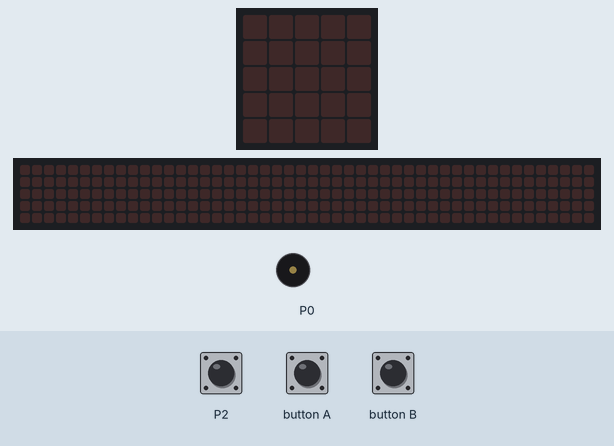
This program was run on a simulated BBC micro:bit (MakeCode). On the bench: the board's 5×5 LED display, a strip that is not on the board, showing the scrolling text unrolled, buzzer (waves = sounding). The inputs (shaded band) are chosen by the test bench. The 48×5 strip is a reading aid, not a part: it shows the text the display is scrolling, unrolled, one strip-width of it at a time.

Above: at 1.2 s.
1.3 s: button B pressed for 0.15 s
At 3.92 s:
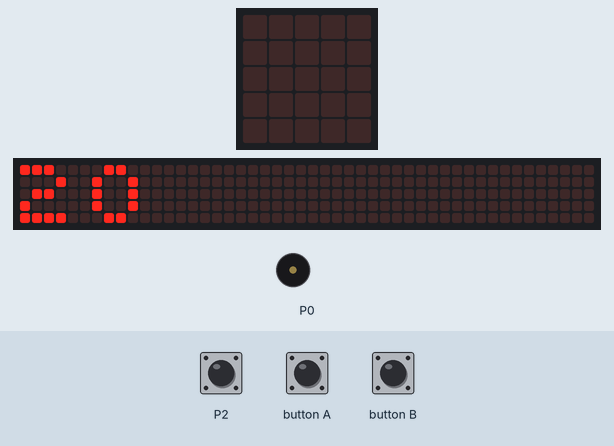
4.3 s: button A pressed for 0.15 s
At 5.1 s:
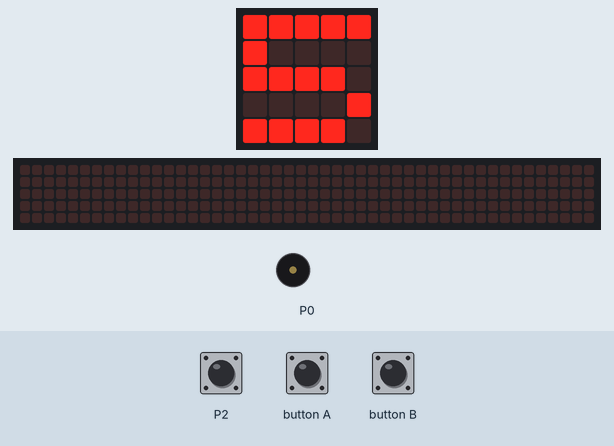
7.4 s: touch pin P2 pressed for 0.15 s
At 10.0 s:
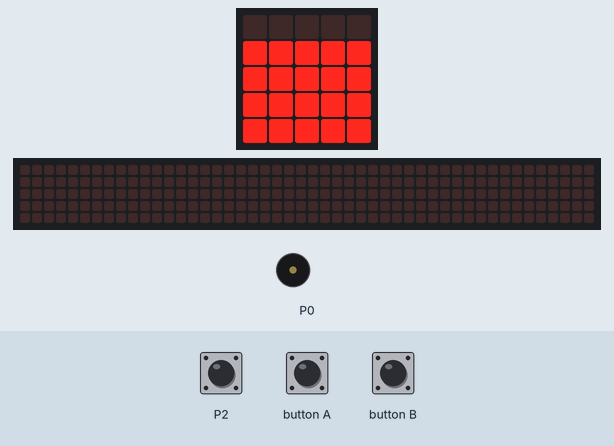
10.3 s: touch pin P2 pressed for 0.15 s
At 11.5 s:
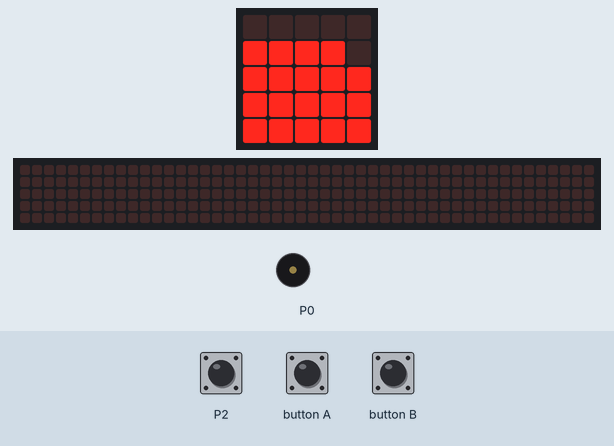
12.0 s: button A pressed for 0.15 s
At 13.4 s:
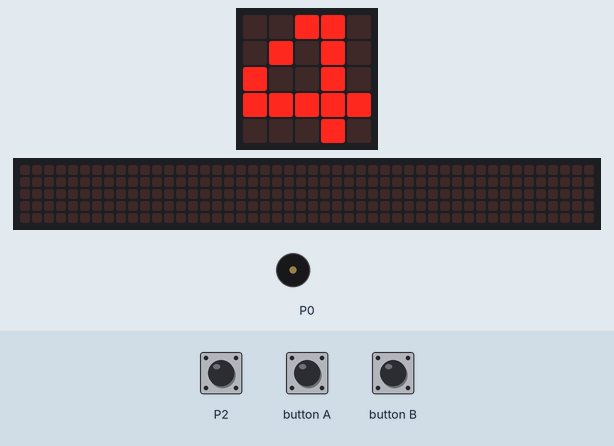
15.1 s: button B pressed for 0.15 s
At 18.0 s:
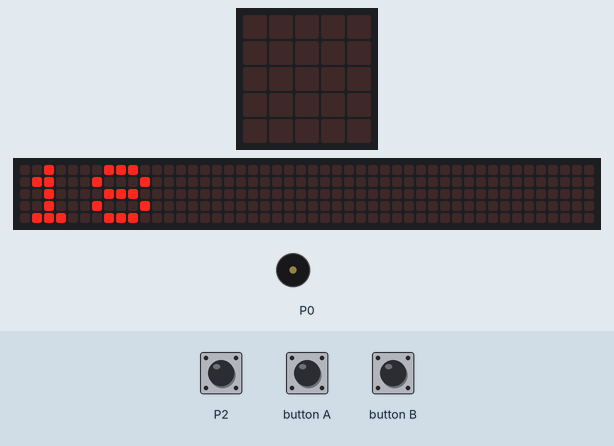
Timing chart, 0 to 19.5 s (numbered marks = the images above; inputs shaded):
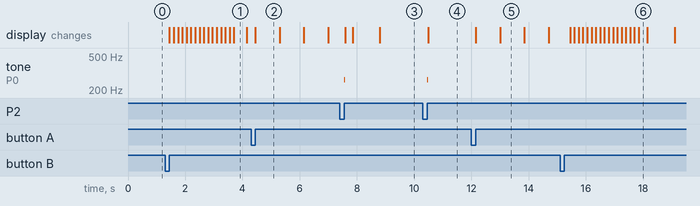

Measured:
- after the input at 1.3 s, the display: changes after 0.15 s (image 1)
- after the input at 4.3 s, the display: changes after 0.15 s (image 2)
- after the input at 7.4 s, tone on P0: silent → 262 Hz after 0.15 s, → silent 0.03 s later; the display: first changes after 0.19 s (image 3 shows a later state)
- after the input at 10.3 s, tone on P0: silent → 262 Hz after 0.15 s, → silent 0.03 s later; the display: changes after 0.20 s (image 4)
- after the input at 12.0 s, the display: first changes after 0.15 s (image 5 shows a later state)
- after the input at 15.1 s, the display: first changes after 0.35 s (image 6 shows a later state)
- what the display in image 1 shows lasts 0.5 s, from 3.7 s to 4.2 s

The program:

main.ts
```typescript
let getal = 0
let rij = 0
let kol = 0
function dump (num: number, num2: number) {
    serial.writeValue("x", num)
    serial.writeValue("y", num2)
    serial.writeLine("---------")
}
input.onButtonPressed(Button.A, function () {
    getal = 5
    for (let index = 0; index < 5; index++) {
        basic.showNumber(getal)
        getal += -1
        basic.pause(100)
    }
    basic.pause(100)
    getal = 19
    Toongetal(getal)
})
input.onPinPressed(TouchPin.P2, function () {
    music.play(music.tonePlayable(262, music.beat(BeatFraction.Sixteenth)), music.PlaybackMode.UntilDone)
    getal += -1
    Toongetal(getal)
    if (getal == 0) {
        music.play(music.tonePlayable(262, music.beat(BeatFraction.Whole)), music.PlaybackMode.UntilDone)
        basic.showIcon(IconNames.No)
        while (true) {

        }
    }
})
input.onButtonPressed(Button.B, function () {
    basic.showNumber(20 - getal)
})
function Toongetal (num: number) {
    basic.clearScreen()
    rij = Math.floor(num / 5)
    kol = num % 5
    for (let index = 0; index <= 4; index++) {
        for (let index2 = 0; index2 <= rij - 1; index2++) {
            led.plot(index, 4 - index2)
        }
    }
    for (let index = 0; index <= kol; index++) {
        led.plot(index, 4 - rij)
    }
}
```

test.ts
```typescript
// tests gaan hier; deze zal niet worden gecompileerd wanneer dit pakket wordt gebruikt als extensie.
```
